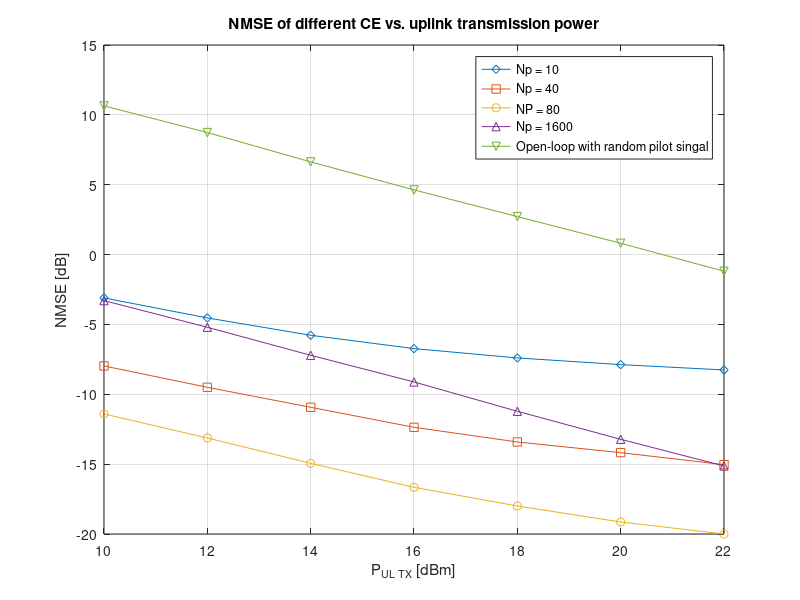

MATLAB code for this plot:
close all;clear all;clc;
P_UL_Tx = 10:2:22;
load NMSE_dB_NP10_F14.mat;
figure;
plot(P_UL_Tx, NMSE_dB,'-d');
hold on;

load NMSE_dB_NP40_F14.mat;
plot(P_UL_Tx, NMSE_dB,'-s');
hold on;

load NMSE_dB_NP80_F14.mat;
plot(P_UL_Tx, NMSE_dB,'-o');
hold on;

load NMSE_dB_NP1600_F14.mat;
plot(P_UL_Tx, NMSE_dB,'-^');
hold on;

load NMSE_dB_openloop_F14.mat;
plot(P_UL_Tx, NMSE_dB,'-v');
grid on;
xlabel('P_U_L_ _T_X [dBm]');
ylabel('NMSE [dB]');
title('NMSE of different CE vs. uplink transmission power')
legend('Np = 10','Np = 40','NP = 80','Np = 1600', 'Open-loop with random pilot singal');